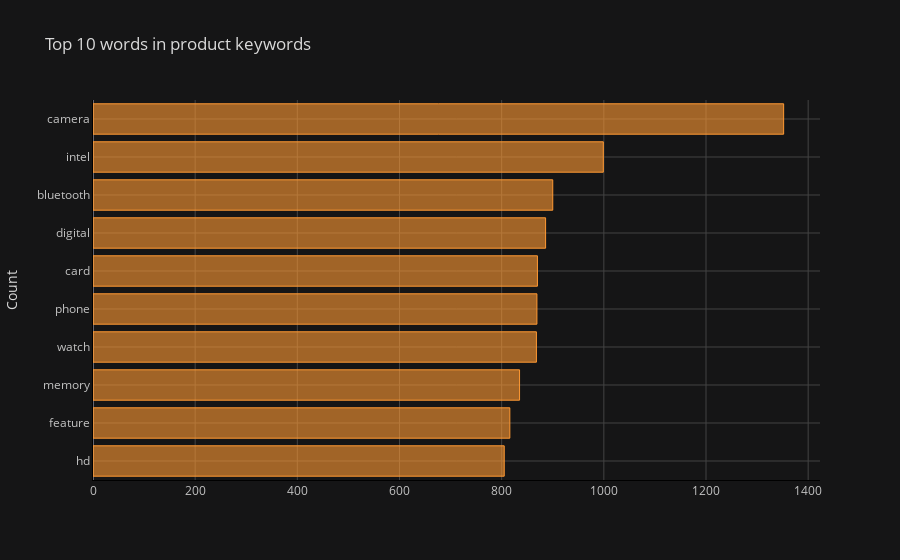

Notebook code for this chart:
### Markdown cell above
Visualize Frequency Distribution

### Code cell
common_words = get_top_n_words(df['keywords'], n=10, remove_stop_words=True)

df1 = pd.DataFrame(common_words, columns = ['keywords' , 'count'])

df1.groupby('keywords').sum()['count'].sort_values().iplot(
    kind='barh', yTitle='Count', linecolor='black', title='Top 10 words in product keywords'
)

### Figure 1 — Plotly figure (JSON) as saved in the notebook; plotly's stock layout.template omitted (floating-point values rounded to 4 significant figures)
{"data": [{"marker": {"color": "rgba(255, 153, 51, 0.6)", "line": {"color": "rgba(255, 153, 51, 1.0)", "width": 1}}, "name": "count", "orientation": "h", "text": "", "type": "bar", "x": [805, 816, 835, 868, 869, 870, 886, 900, 999, 1352], "y": ["hd", "feature", "memory", "watch", "phone", "card", "digital", "bluetooth", "intel", "camera"]}], "layout": {"legend": {"bgcolor": "#151516", "font": {"color": "#D9D9D9"}}, "paper_bgcolor": "#151516", "plot_bgcolor": "#151516", "title": {"font": {"color": "#D9D9D9"}, "text": "Top 10 words in product keywords"}, "xaxis": {"gridcolor": "#434343", "linecolor": "black", "showgrid": true, "tickfont": {"color": "#C2C2C2"}, "title": {"font": {"color": "#D9D9D9"}, "text": ""}, "zerolinecolor": "#666570"}, "yaxis": {"gridcolor": "#434343", "linecolor": "black", "showgrid": true, "tickfont": {"color": "#C2C2C2"}, "title": {"font": {"color": "#D9D9D9"}, "text": "Count"}, "zerolinecolor": "#666570"}}}
